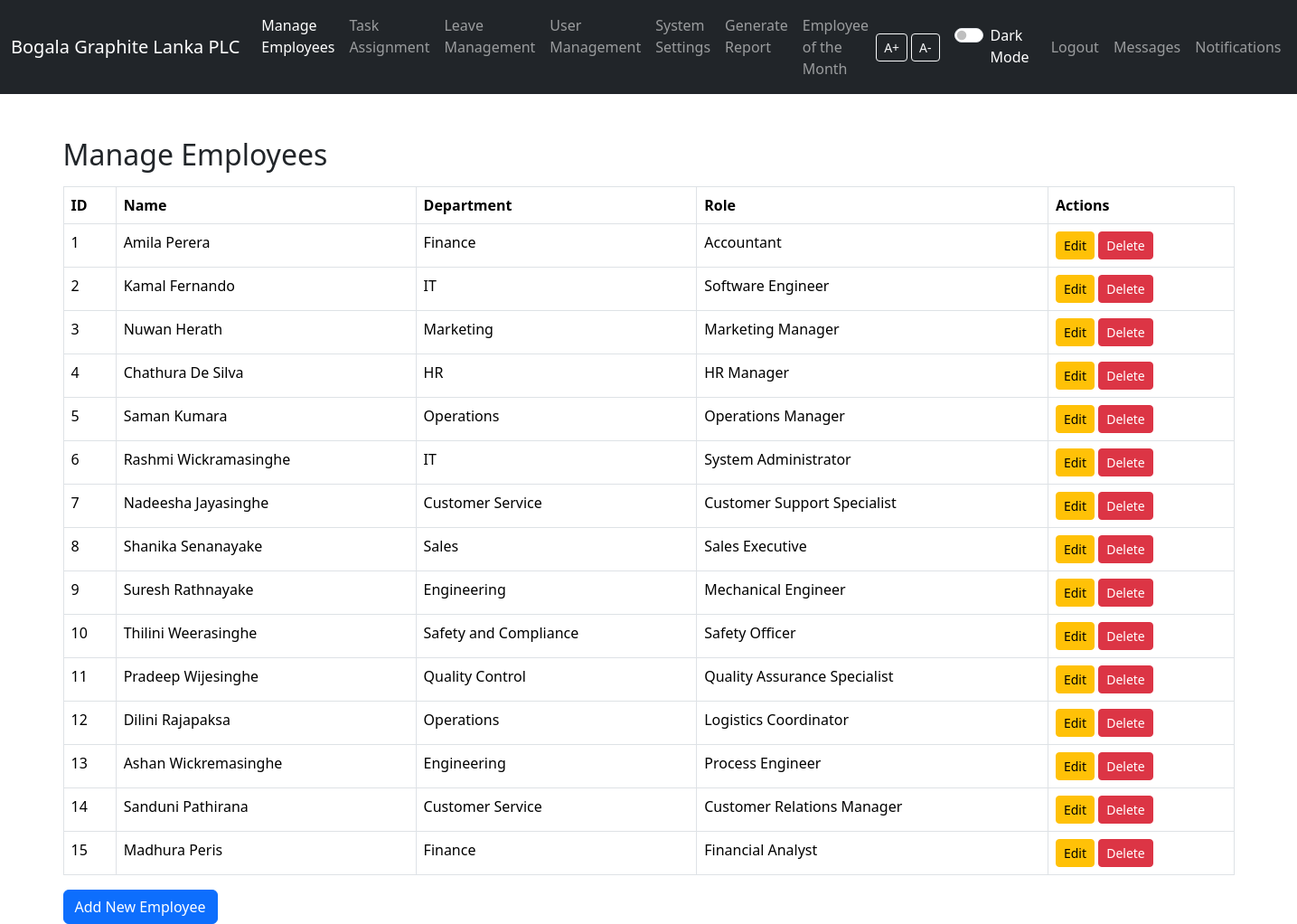
The page /employee.php (signed in) on the database its author committed.
### tables this page shows
CREATE TABLE `employees` (
  `id` int(11) NOT NULL,
  `name` varchar(100) NOT NULL,
  `department` varchar(100) NOT NULL,
  `role` varchar(100) NOT NULL
);

### employee.php (the view, shortened to what this page needs)
<?php
include 'db.php';
$employees = $pdo->query('SELECT * FROM employees')->fetchAll();
?>
<!DOCTYPE html>
<html lang="en">
<head>
    <link rel="stylesheet" href="vendor/bootstrap/css/bootstrap.min.css">
</head>
<body>
<?php include 'navbar.php'; ?>
    <div class="container mt-5">
        <h2>Manage Employees</h2>
        <table class="table table-bordered mt-3">
            <thead>
                <tr>
                    <th>ID</th>
                    <th>Name</th>
                    <th>Department</th>
                    <th>Role</th>
                    <th>Actions</th>
                </tr>
            </thead>
            <tbody>
                <?php foreach ($employees as $employee): ?>
                    <tr>
                        <td><?= $employee['id']; ?></td>
                        <td><?= $employee['name']; ?></td>
                        <td><?= $employee['department']; ?></td>
                        <td><?= $employee['role']; ?></td>
                        <td>
                            <a href="edit_employee.php?id=<?= $employee['id']; ?>" class="btn btn-warning btn-sm">Edit</a>
                            <a href="delete_employee.php?id=<?= $employee['id']; ?>" class="btn btn-danger btn-sm" onclick="return confirm('Are you sure?')">Delete</a>
                        </td>
                    </tr>
                <?php endforeach; ?>
            </tbody>
        </table>
        <a href="add_employee.php" class="btn btn-primary">Add New Employee</a>
    </div>
</body>
</html>

### rows shown on the page
employees: id "1", name "Amila Perera", department "Finance", role "Accountant"
employees: id "2", name "Kamal Fernando", department "IT", role "Software Engineer"
employees: id "3", name "Nuwan Herath", department "Marketing", role "Marketing Manager"
employees: id "4", name "Chathura De Silva", department "HR", role "HR Manager"
employees: id "5", name "Saman Kumara", department "Operations", role "Operations Manager"
employees: id "6", name "Rashmi Wickramasinghe", department "IT", role "System Administrator"
employees: id "7", name "Nadeesha Jayasinghe", department "Customer Service", role "Customer Support Specialist"
employees: id "8", name "Shanika Senanayake", department "Sales", role "Sales Executive"
employees: id "9", name "Suresh Rathnayake", department "Engineering", role "Mechanical Engineer"
employees: id "10", name "Thilini Weerasinghe", department "Safety and Compliance", role "Safety Officer"
employees: id "11", name "Pradeep Wijesinghe", department "Quality Control", role "Quality Assurance Specialist"
employees: id "12", name "Dilini Rajapaksa", department "Operations", role "Logistics Coordinator"
employees: id "13", name "Ashan Wickremasinghe", department "Engineering", role "Process Engineer"
employees: id "14", name "Sanduni Pathirana", department "Customer Service", role "Customer Relations Manager"
employees: id "15", name "Madhura Peris", department "Finance", role "Financial Analyst"
